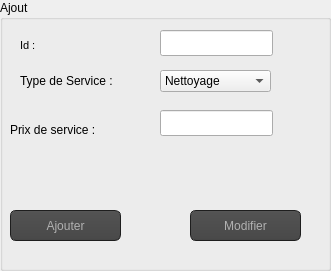
     <widget class="QGroupBox" name="groupBox_5">
      <property name="geometry">
       <rect>
        <x>10</x>
        <y>20</y>
        <width>331</width>
        <height>271</height>
       </rect>
      </property>
      <property name="title">
       <string>Ajout</string>
      </property>
      <widget class="QLabel" name="label_2">
       <property name="geometry">
        <rect>
         <x>20</x>
         <y>30</y>
         <width>141</width>
         <height>31</height>
        </rect>
       </property>
       <property name="font">
        <font>
         <family>MS Shell Dlg 2</family>
         <pointsize>8</pointsize>
         <italic>false</italic>
         <bold>false</bold>
        </font>
       </property>
       <property name="styleSheet">
        <string notr="true">font: 8pt &quot;MS Shell Dlg 2&quot;;</string>
       </property>
       <property name="text">
        <string>Id :</string>
       </property>
      </widget>
      <widget class="QLabel" name="label_3">
       <property name="geometry">
        <rect>
         <x>20</x>
         <y>70</y>
         <width>141</width>
         <height>21</height>
        </rect>
       </property>
       <property name="text">
        <string>Type de Service :</string>
       </property>
      </widget>
      <widget class="QPushButton" name="pb_modifier">
       <property name="geometry">
        <rect>
         <x>190</x>
         <y>210</y>
         <width>111</width>
         <height>31</height>
        </rect>
       </property>
       <property name="styleSheet">
        <string notr="true">QToolTip
{
     border: 1px solid black;
     background-color: #ffa02f;
     padding: 1px;
     border-radius: 3px;
     opacity: 100;
}

QWidget
{
    color: #b1b1b1;
    background-color: #323232;
}

QWidget:item:hover
{
    background-color: QLinearGradient( x1: 0, y1: 0, x2: 0, y2: 1, stop: 0 #ffa02f, stop: 1 #ca0619);
    color: #000000;
}

QWidget:item:selected
{
    background-color: QLinearGradient( x1: 0, y1: 0, x2: 0, y2: 1, stop: 0 #ffa02f, stop: 1 #d7801a);
}

QMenuBar::item
{
    background: transparent;
}

QMenuBar::item:selected
{
    background: transparent;
    border: 1px solid #ffaa00;
}

QMenuBar::item:pressed
{
    background: #444;
    border: 1px solid #000;
    background-color: QLinearGradient(
        x1:0, y1:0,
        x2:0, y2:1,
        stop:1 #212121,
        stop:0.4 #343434/*,
        stop:0.2 #343434,
        stop:0.1 #ffaa00*/
    );
    margin-bottom:-1px;
    padding-bottom:1px;
}

QMenu
{
    border: 1px solid #000;
}

QMenu::item
{
    padding: 2px 20px 2px 20px;
}

QMenu::item:selected
{
    color: #000000;
}

QWidget:disabled
{
    color: #404040;
    background-color: #323232;
}

QAbstractItemView
{
    background-color: QLinearGradient( x1: 0, y1: 0, x2: 0, y2: 1, stop: 0 #4d4d4d, stop: 0.1 #646464, stop: 1 #5d5d5d);
}

QWidget:focus
{
    /*border: 2px solid QLinearGradient( x1: 0, y1: 0, x2: 0, y2: 1, stop: 0 #ffa02f, stop: 1 #d7801a);*/
}

QLineEdit
{
    background-color: QLinearGradient( x1: 0, y1: 0, x2: 0, y2: 1, stop: 0 #4d4d4d, stop: 0 #646464, stop: 1 #5d5d5d);
    padding: 1px;
    border-style: solid;
    border: 1px solid #1e1e1e;
    border-radius: 5;
}

QPushButton
{
    color: #b1b1b1;
    background-color: QLinearGradient( x1: 0, y1: 0, x2: 0, y2: 1, stop: 0 #565656, stop: 0.1 #525252, stop: 0.5 #4e4e4e, stop: 0.9 #4a4a4a, stop: 1 #464646);
    border-width: 1px;
    border-color: #1e1e1e;
    border-style: solid;
    border-radius: 6;
    padding: 3px;
    font-size: 12px;
    padding-left: 5px;
    padding-right: 5px;
}

QPushButton:pressed
{
    background-color: QLinearGradient( x1: 0, y1: 0, x2: 0, y2: 1, stop: 0 #2d2d2d, stop: 0.1 #2b2b2b, stop: 0.5 #292929, stop: 0.9 #282828, stop: 1 #252525);
}

QComboBox
{
    selection-background-color: #ffaa00;
    background-color: QLinearGradient( x1: 0, y1: 0, x2: 0, y2: 1, stop: 0 #565656, stop: 0.1 #525252, stop: 0.5 #4e4e4e, stop: 0.9 #4a4a4a, stop: 1 #464646);
    border-style: solid;
    border: 1px solid #1e1e1e;
    border-radius: 5;
}

QComboBox:hover,QPushButton:hover
{
    border: 2px solid QLinearGradient( x1: 0, y1: 0, x2: 0, y2: 1, stop: 0 #ffa02f, stop: 1 #d7801a);
}


QComboBox:on
{
    padding-top: 3px;
    padding-left: 4px;
    background-color: QLinearGradient( x1: 0, y1: 0, x2: 0, y2: 1, stop: 0 #2d2d2d, stop: 0.1 #2b2b2b, stop: 0.5 #292929, stop: 0.9 #282828, stop: 1 #252525);
    selection-background-color: #ffaa00;
}

QComboBox QAbstractItemView
{
    border: 2px solid darkgray;
    selection-background-color: QLinearGradient( x1: 0, y1: 0, x2: 0, y2: 1, stop: 0 #ffa02f, stop: 1 #d7801a);
}

QComboBox::drop-down
{
     subcontrol-origin: padding;
     subcontrol-position: top right;
     width: 15px;

     border-left-width: 0px;
     border-left-color: darkgray;
     border-left-style: solid; /* just a single line */
     border-top-right-radius: 3px; /* same radius as the QComboBox */
     border-bottom-right-radius: 3px;
 }

QComboBox::down-arrow
{
     image: url(:/down_arrow.png);
}

QGroupBox:focus
{
border: 2px solid QLinearGradient( x1: 0, y1: 0, x2: 0, y2: 1, stop: 0 #ffa02f, stop: 1 #d7801a);
}

QTextEdit:focus
{
    border: 2px solid QLinearGradient( x1: 0, y1: 0, x2: 0, y2: 1, stop: 0 #ffa02f, stop: 1 #d7801a);
}

QScrollBar:horizontal {
     border: 1px solid #222222;
     background: QLinearGradient( x1: 0, y1: 0, x2: 0, y2: 1, stop: 0.0 #121212, stop: 0.2 #282828, stop: 1 #484848);
     height: 7px;
     margin: 0px 16px 0 16px;
}

QScrollBar::handle:horizontal
{
      background: QLinearGradient( x1: 0, y1: 0, x2: 1, y2: 0, stop: 0 #ffa02f, stop: 0.5 #d7801a, stop: 1 #ffa02f);
      min-height: 20px;
      border-radius: 2px;
}

QScrollBar::add-line:horizontal {
      border: 1px solid #1b1b19;
      border-radius: 2px;
      background: QLinearGradient( x1: 0, y1: 0, x2: 1, y2: 0, stop: 0 #ffa02f, stop: 1 #d7801a);
      width: 14px;
      subcontrol-position: right;
      subcontrol-origin: margin;
}

QScrollBar::sub-line:horizontal {
      border: 1px solid #1b1b19;
      border-radius: 2px;
      background: QLinearGradient( x1: 0, y1: 0, x2: 1, y2: 0, stop: 0 #ffa02f, stop: 1 #d7801a);
      width: 14px;
     subcontrol-position: left;
     subcontrol-origin: margin;
}

QScrollBar::right-arrow:horizontal, QScrollBar::left-arrow:horizontal
{
      border: 1px solid black;
      width: 1px;
      height: 1px;
      background: white;
}

QScrollBar::add-page:horizontal, QScrollBar::sub-page:horizontal
{
      background: none;
}

QScrollBar:vertical
{
      background: QLinearGradient( x1: 0, y1: 0, x2: 1, y2: 0, stop: 0.0 #121212, stop: 0.2 #282828, stop: 1 #484848);
      width: 7px;
      margin: 16px 0 16px 0;
      border: 1px solid #222222;
}

QScrollBar::handle:vertical
{
      background: QLinearGradient( x1: 0, y1: 0, x2: 0, y2: 1, stop: 0 #ffa02f, stop: 0.5 #d7801a, stop: 1 #ffa02f);
      min-height: 20px;
      border-radius: 2px;
}

QScrollBar::add-line:vertical
{
      border: 1px solid #1b1b19;
      border-radius: 2px;
      background: QLinearGradient( x1: 0, y1: 0, x2: 0, y2: 1, stop: 0 #ffa02f, stop: 1 #d7801a);
      height: 14px;
      subcontrol-position: bottom;
      subcontrol-origin: margin;
}

QScrollBar::sub-line:vertical
{
      border: 1px solid #1b1b19;
      border-radius: 2px;
      background: QLinearGradient( x1: 0, y1: 0, x2: 0, y2: 1, stop: 0 #d7801a, stop: 1 #ffa02f);
      height: 14px;
      subcontrol-position: top;
      subcontrol-origin: margin;
}

QScrollBar::up-arrow:vertical, QScrollBar::down-arrow:vertical
{
      border: 1px solid black;
      width: 1px;
      height: 1px;
      background: white;
}


QScrollBar::add-page:vertical, QScrollBar::sub-page:vertical
{
      background: none;
}

QTextEdit
{
    background-color: #242424;
}

QPlainTextEdit
{
    background-color: #242424;
}

QHeaderView::section
{
    background-color: QLinearGradient(x1:0, y1:0, x2:0, y2:1, stop:0 #616161, stop: 0.5 #505050, stop: 0.6 #434343, stop:1 #656565);
    color: white;
    padding-left: 4px;
    border: 1px solid #6c6c6c;
}

QCheckBox:disabled
{
color: #414141;
}

QDockWidget::title
{
    text-align: center;
    spacing: 3px; /* spacing between items in the tool bar */
    background-color: QLinearGradient(x1:0, y1:0, x2:0, y2:1, stop:0 #323232, stop: 0.5 #242424, stop:1 #323232);
}

QDockWidget::close-button, QDockWidget::float-button
{
    text-align: center;
    spacing: 1px; /* spacing between items in the tool bar */
    background-color: QLinearGradient(x1:0, y1:0, x2:0, y2:1, stop:0 #323232, stop: 0.5 #242424, stop:1 #323232);
}

QDockWidget::close-button:hover, QDockWidget::float-button:hover
{
    background: #242424;
}

QDockWidget::close-button:pressed, QDockWidget::float-button:pressed
{
    padding: 1px -1px -1px 1px;
}

QMainWindow::separator
{
    background-color: QLinearGradient(x1:0, y1:0, x2:0, y2:1, stop:0 #161616, stop: 0.5 #151515, stop: 0.6 #212121, stop:1 #343434);
    color: white;
    padding-left: 4px;
    border: 1px solid #4c4c4c;
    spacing: 3px; /* spacing between items in the tool bar */
}

QMainWindow::separator:hover
{

    background-color: QLinearGradient(x1:0, y1:0, x2:0, y2:1, stop:0 #d7801a, stop:0.5 #b56c17 stop:1 #ffa02f);
    color: white;
    padding-left: 4px;
    border: 1px solid #6c6c6c;
    spacing: 3px; /* spacing between items in the tool bar */
}

QToolBar::handle
{
     spacing: 3px; /* spacing between items in the tool bar */
     background: url(:/images/handle.png);
}

QMenu::separator
{
    height: 2px;
    background-color: QLinearGradient(x1:0, y1:0, x2:0, y2:1, stop:0 #161616, stop: 0.5 #151515, stop: 0.6 #212121, stop:1 #343434);
    color: white;
    padding-left: 4px;
    margin-left: 10px;
    margin-right: 5px;
}

QProgressBar
{
    border: 2px solid grey;
    border-radius: 5px;
    text-align: center;
}

QProgressBar::chunk
{
    background-color: #d7801a;
    width: 2.15px;
    margin: 0.5px;
}

QTabBar::tab {
    color: #b1b1b1;
    border: 1px solid #444;
    border-bottom-style: none;
    background-color: #323232;
    padding-left: 10px;
    padding-right: 10px;
    padding-top: 3px;
    padding-bottom: 2px;
    margin-right: -1px;
}

QTabWidget::pane {
    border: 1px solid #444;
    top: 1px;
}

QTabBar::tab:last
{
    margin-right: 0; /* the last selected tab has nothing to overlap with on the right */
    border-top-right-radius: 3px;
}

QTabBar::tab:first:!selected
{
 margin-left: 0px; /* the last selected tab has nothing to overlap with on the right */


    border-top-left-radius: 3px;
}

QTabBar::tab:!selected
{
    color: #b1b1b1;
    border-bottom-style: solid;
    margin-top: 3px;
    background-color: QLinearGradient(x1:0, y1:0, x2:0, y2:1, stop:1 #212121, stop:.4 #343434);
}

QTabBar::tab:selected
{
    border-top-left-radius: 3px;
    border-top-right-radius: 3px;
    margin-bottom: 0px;
}

QTabBar::tab:!selected:hover
{
    /*border-top: 2px solid #ffaa00;
    padding-bottom: 3px;*/
    border-top-left-radius: 3px;
    border-top-right-radius: 3px;
    background-color: QLinearGradient(x1:0, y1:0, x2:0, y2:1, stop:1 #212121, stop:0.4 #343434, stop:0.2 #343434, stop:0.1 #ffaa00);
}

QRadioButton::indicator:checked, QRadioButton::indicator:unchecked{
    color: #b1b1b1;
    background-color: #323232;
    border: 1px solid #b1b1b1;
    border-radius: 6px;
}

QRadioButton::indicator:checked
{
    background-color: qradialgradient(
        cx: 0.5, cy: 0.5,
        fx: 0.5, fy: 0.5,
        radius: 1.0,
        stop: 0.25 #ffaa00,
        stop: 0.3 #323232
    );
}

QCheckBox::indicator{
    color: #b1b1b1;
    background-color: #323232;
    border: 1px solid #b1b1b1;
    width: 9px;
    height: 9px;
}

QRadioButton::indicator
{
    border-radius: 6px;
}

QRadioButton::indicator:hover, QCheckBox::indicator:hover
{
    border: 1px solid #ffaa00;
}

QCheckBox::indicator:checked
{
    image:url(:/images/checkbox.png);
}

QCheckBox::indicator:disabled, QRadioButton::indicator:disabled
{
    border: 1px solid #444;
}</string>
       </property>
       <property name="text">
        <string>Modifier</string>
       </property>
      </widget>
      <widget class="QPushButton" name="pb_ajouter">
       <property name="geometry">
        <rect>
         <x>10</x>
         <y>210</y>
         <width>111</width>
         <height>31</height>
        </rect>
       </property>
       <property name="font">
        <font>
         <pointsize>-1</pointsize>
        </font>
       </property>
       <property name="styleSheet">
        <string notr="true">QToolTip
{
     border: 1px solid black;
     background-color: #ffa02f;
     padding: 1px;
     border-radius: 3px;
     opacity: 100;
}

QWidget
{
    color: #b1b1b1;
    background-color: #323232;
}

QWidget:item:hover
{
    background-color: QLinearGradient( x1: 0, y1: 0, x2: 0, y2: 1, stop: 0 #ffa02f, stop: 1 #ca0619);
    color: #000000;
}

QWidget:item:selected
{
    background-color: QLinearGradient( x1: 0, y1: 0, x2: 0, y2: 1, stop: 0 #ffa02f, stop: 1 #d7801a);
}

QMenuBar::item
{
    background: transparent;
}

QMenuBar::item:selected
{
    background: transparent;
    border: 1px solid #ffaa00;
}

QMenuBar::item:pressed
{
    background: #444;
    border: 1px solid #000;
    background-color: QLinearGradient(
        x1:0, y1:0,
        x2:0, y2:1,
        stop:1 #212121,
        stop:0.4 #343434/*,
        stop:0.2 #343434,
        stop:0.1 #ffaa00*/
    );
    margin-bottom:-1px;
    padding-bottom:1px;
}

QMenu
{
    border: 1px solid #000;
}

QMenu::item
{
    padding: 2px 20px 2px 20px;
}

QMenu::item:selected
{
    color: #000000;
}

QWidget:disabled
{
    color: #404040;
    background-color: #323232;
}

QAbstractItemView
{
    background-color: QLinearGradient( x1: 0, y1: 0, x2: 0, y2: 1, stop: 0 #4d4d4d, stop: 0.1 #646464, stop: 1 #5d5d5d);
}

QWidget:focus
{
    /*border: 2px solid QLinearGradient( x1: 0, y1: 0, x2: 0, y2: 1, stop: 0 #ffa02f, stop: 1 #d7801a);*/
}

QLineEdit
{
    background-color: QLinearGradient( x1: 0, y1: 0, x2: 0, y2: 1, stop: 0 #4d4d4d, stop: 0 #646464, stop: 1 #5d5d5d);
    padding: 1px;
    border-style: solid;
    border: 1px solid #1e1e1e;
    border-radius: 5;
}

QPushButton
{
    color: #b1b1b1;
    background-color: QLinearGradient( x1: 0, y1: 0, x2: 0, y2: 1, stop: 0 #565656, stop: 0.1 #525252, stop: 0.5 #4e4e4e, stop: 0.9 #4a4a4a, stop: 1 #464646);
    border-width: 1px;
    border-color: #1e1e1e;
    border-style: solid;
    border-radius: 6;
    padding: 3px;
    font-size: 12px;
    padding-left: 5px;
    padding-right: 5px;
}

QPushButton:pressed
{
    background-color: QLinearGradient( x1: 0, y1: 0, x2: 0, y2: 1, stop: 0 #2d2d2d, stop: 0.1 #2b2b2b, stop: 0.5 #292929, stop: 0.9 #282828, stop: 1 #252525);
}

QComboBox
{
    selection-background-color: #ffaa00;
    background-color: QLinearGradient( x1: 0, y1: 0, x2: 0, y2: 1, stop: 0 #565656, stop: 0.1 #525252, stop: 0.5 #4e4e4e, stop: 0.9 #4a4a4a, stop: 1 #464646);
    border-style: solid;
    border: 1px solid #1e1e1e;
    border-radius: 5;
}

QComboBox:hover,QPushButton:hover
{
    border: 2px solid QLinearGradient( x1: 0, y1: 0, x2: 0, y2: 1, stop: 0 #ffa02f, stop: 1 #d7801a);
}


QComboBox:on
{
    padding-top: 3px;
    padding-left: 4px;
    background-color: QLinearGradient( x1: 0, y1: 0, x2: 0, y2: 1, stop: 0 #2d2d2d, stop: 0.1 #2b2b2b, stop: 0.5 #292929, stop: 0.9 #282828, stop: 1 #252525);
    selection-background-color: #ffaa00;
}

QComboBox QAbstractItemView
{
    border: 2px solid darkgray;
    selection-background-color: QLinearGradient( x1: 0, y1: 0, x2: 0, y2: 1, stop: 0 #ffa02f, stop: 1 #d7801a);
}

QComboBox::drop-down
{
     subcontrol-origin: padding;
     subcontrol-position: top right;
     width: 15px;

     border-left-width: 0px;
     border-left-color: darkgray;
     border-left-style: solid; /* just a single line */
     border-top-right-radius: 3px; /* same radius as the QComboBox */
     border-bottom-right-radius: 3px;
 }

QComboBox::down-arrow
{
     image: url(:/down_arrow.png);
}

QGroupBox:focus
{
border: 2px solid QLinearGradient( x1: 0, y1: 0, x2: 0, y2: 1, stop: 0 #ffa02f, stop: 1 #d7801a);
}

QTextEdit:focus
{
    border: 2px solid QLinearGradient( x1: 0, y1: 0, x2: 0, y2: 1, stop: 0 #ffa02f, stop: 1 #d7801a);
}

QScrollBar:horizontal {
     border: 1px solid #222222;
     background: QLinearGradient( x1: 0, y1: 0, x2: 0, y2: 1, stop: 0.0 #121212, stop: 0.2 #282828, stop: 1 #484848);
     height: 7px;
     margin: 0px 16px 0 16px;
}

QScrollBar::handle:horizontal
{
      background: QLinearGradient( x1: 0, y1: 0, x2: 1, y2: 0, stop: 0 #ffa02f, stop: 0.5 #d7801a, stop: 1 #ffa02f);
      min-height: 20px;
      border-radius: 2px;
}

QScrollBar::add-line:horizontal {
      border: 1px solid #1b1b19;
      border-radius: 2px;
      background: QLinearGradient( x1: 0, y1: 0, x2: 1, y2: 0, stop: 0 #ffa02f, stop: 1 #d7801a);
      width: 14px;
      subcontrol-position: right;
      subcontrol-origin: margin;
}

QScrollBar::sub-line:horizontal {
      border: 1px solid #1b1b19;
      border-radius: 2px;
      background: QLinearGradient( x1: 0, y1: 0, x2: 1, y2: 0, stop: 0 #ffa02f, stop: 1 #d7801a);
      width: 14px;
     subcontrol-position: left;
     subcontrol-origin: margin;
}

QScrollBar::right-arrow:horizontal, QScrollBar::left-arrow:horizontal
{
      border: 1px solid black;
      width: 1px;
      height: 1px;
      background: white;
}

QScrollBar::add-page:horizontal, QScrollBar::sub-page:horizontal
{
      background: none;
}

QScrollBar:vertical
{
      background: QLinearGradient( x1: 0, y1: 0, x2: 1, y2: 0, stop: 0.0 #121212, stop: 0.2 #282828, stop: 1 #484848);
      width: 7px;
      margin: 16px 0 16px 0;
      border: 1px solid #222222;
}

QScrollBar::handle:vertical
{
      background: QLinearGradient( x1: 0, y1: 0, x2: 0, y2: 1, stop: 0 #ffa02f, stop: 0.5 #d7801a, stop: 1 #ffa02f);
      min-height: 20px;
      border-radius: 2px;
}

QScrollBar::add-line:vertical
{
      border: 1px solid #1b1b19;
      border-radius: 2px;
      background: QLinearGradient( x1: 0, y1: 0, x2: 0, y2: 1, stop: 0 #ffa02f, stop: 1 #d7801a);
      height: 14px;
      subcontrol-position: bottom;
      subcontrol-origin: margin;
}

QScrollBar::sub-line:vertical
{
      border: 1px solid #1b1b19;
      border-radius: 2px;
      background: QLinearGradient( x1: 0, y1: 0, x2: 0, y2: 1, stop: 0 #d7801a, stop: 1 #ffa02f);
      height: 14px;
      subcontrol-position: top;
      subcontrol-origin: margin;
}

QScrollBar::up-arrow:vertical, QScrollBar::down-arrow:vertical
{
      border: 1px solid black;
      width: 1px;
      height: 1px;
      background: white;
}


QScrollBar::add-page:vertical, QScrollBar::sub-page:vertical
{
      background: none;
}

QTextEdit
{
    background-color: #242424;
}

QPlainTextEdit
{
    background-color: #242424;
}

QHeaderView::section
{
    background-color: QLinearGradient(x1:0, y1:0, x2:0, y2:1, stop:0 #616161, stop: 0.5 #505050, stop: 0.6 #434343, stop:1 #656565);
    color: white;
    padding-left: 4px;
    border: 1px solid #6c6c6c;
}

QCheckBox:disabled
{
color: #414141;
}

QDockWidget::title
{
    text-align: center;
    spacing: 3px; /* spacing between items in the tool bar */
    background-color: QLinearGradient(x1:0, y1:0, x2:0, y2:1, stop:0 #323232, stop: 0.5 #242424, stop:1 #323232);
}

QDockWidget::close-button, QDockWidget::float-button
{
    text-align: center;
    spacing: 1px; /* spacing between items in the tool bar */
    background-color: QLinearGradient(x1:0, y1:0, x2:0, y2:1, stop:0 #323232, stop: 0.5 #242424, stop:1 #323232);
}

QDockWidget::close-button:hover, QDockWidget::float-button:hover
{
    background: #242424;
}

QDockWidget::close-button:pressed, QDockWidget::float-button:pressed
{
    padding: 1px -1px -1px 1px;
}

QMainWindow::separator
{
    background-color: QLinearGradient(x1:0, y1:0, x2:0, y2:1, stop:0 #161616, stop: 0.5 #151515, stop: 0.6 #212121, stop:1 #343434);
    color: white;
    padding-left: 4px;
    border: 1px solid #4c4c4c;
    spacing: 3px; /* spacing between items in the tool bar */
}

QMainWindow::separator:hover
{

    background-color: QLinearGradient(x1:0, y1:0, x2:0, y2:1, stop:0 #d7801a, stop:0.5 #b56c17 stop:1 #ffa02f);
    color: white;
    padding-left: 4px;
    border: 1px solid #6c6c6c;
    spacing: 3px; /* spacing between items in the tool bar */
}

QToolBar::handle
{
     spacing: 3px; /* spacing between items in the tool bar */
     background: url(:/images/handle.png);
}

QMenu::separator
{
    height: 2px;
    background-color: QLinearGradient(x1:0, y1:0, x2:0, y2:1, stop:0 #161616, stop: 0.5 #151515, stop: 0.6 #212121, stop:1 #343434);
    color: white;
    padding-left: 4px;
    margin-left: 10px;
    margin-right: 5px;
}

QProgressBar
{
    border: 2px solid grey;
    border-radius: 5px;
    text-align: center;
}

QProgressBar::chunk
{
    background-color: #d7801a;
    width: 2.15px;
    margin: 0.5px;
}

QTabBar::tab {
    color: #b1b1b1;
    border: 1px solid #444;
    border-bottom-style: none;
    background-color: #323232;
    padding-left: 10px;
    padding-right: 10px;
    padding-top: 3px;
    padding-bottom: 2px;
    margin-right: -1px;
}

QTabWidget::pane {
    border: 1px solid #444;
    top: 1px;
}

QTabBar::tab:last
{
    margin-right: 0; /* the last selected tab has nothing to overlap with on the right */
    border-top-right-radius: 3px;
}

QTabBar::tab:first:!selected
{
 margin-left: 0px; /* the last selected tab has nothing to overlap with on the right */


    border-top-left-radius: 3px;
}

QTabBar::tab:!selected
{
    color: #b1b1b1;
    border-bottom-style: solid;
    margin-top: 3px;
    background-color: QLinearGradient(x1:0, y1:0, x2:0, y2:1, stop:1 #212121, stop:.4 #343434);
}

QTabBar::tab:selected
{
    border-top-left-radius: 3px;
    border-top-right-radius: 3px;
    margin-bottom: 0px;
}

QTabBar::tab:!selected:hover
{
    /*border-top: 2px solid #ffaa00;
    padding-bottom: 3px;*/
    border-top-left-radius: 3px;
    border-top-right-radius: 3px;
    background-color: QLinearGradient(x1:0, y1:0, x2:0, y2:1, stop:1 #212121, stop:0.4 #343434, stop:0.2 #343434, stop:0.1 #ffaa00);
}

QRadioButton::indicator:checked, QRadioButton::indicator:unchecked{
    color: #b1b1b1;
    background-color: #323232;
    border: 1px solid #b1b1b1;
    border-radius: 6px;
}

QRadioButton::indicator:checked
{
    background-color: qradialgradient(
        cx: 0.5, cy: 0.5,
        fx: 0.5, fy: 0.5,
        radius: 1.0,
        stop: 0.25 #ffaa00,
        stop: 0.3 #323232
    );
}

QCheckBox::indicator{
    color: #b1b1b1;
    background-color: #323232;
    border: 1px solid #b1b1b1;
    width: 9px;
    height: 9px;
}

QRadioButton::indicator
{
    border-radius: 6px;
}

QRadioButton::indicator:hover, QCheckBox::indicator:hover
{
    border: 1px solid #ffaa00;
}

QCheckBox::indicator:checked
{
    image:url(:/images/checkbox.png);
}

QCheckBox::indicator:disabled, QRadioButton::indicator:disabled
{
    border: 1px solid #444;
}</string>
       </property>
       <property name="text">
        <string>Ajouter</string>
       </property>
      </widget>
      <widget class="QLabel" name="label_6">
       <property name="geometry">
        <rect>
         <x>10</x>
         <y>120</y>
         <width>121</width>
         <height>20</height>
        </rect>
       </property>
       <property name="text">
        <string>Prix de service :</string>
       </property>
      </widget>
      <widget class="QLineEdit" name="lineEdit">
       <property name="geometry">
        <rect>
         <x>160</x>
         <y>30</y>
         <width>113</width>
         <height>26</height>
        </rect>
       </property>
       <property name="text">
        <string/>
       </property>
      </widget>
      <widget class="QFontComboBox" name="fontComboBox">
       <property name="geometry">
        <rect>
         <x>-70</x>
         <y>400</y>
         <width>259</width>
         <height>26</height>
        </rect>
       </property>
      </widget>
      <widget class="QLineEdit" name="lineEdit_3">
       <property name="geometry">
        <rect>
         <x>160</x>
         <y>110</y>
         <width>113</width>
         <height>26</height>
        </rect>
       </property>
       <property name="text">
        <string/>
       </property>
      </widget>
      <widget class="QComboBox" name="lineEdit_2">
       <property name="geometry">
        <rect>
         <x>160</x>
         <y>70</y>
         <width>111</width>
         <height>22</height>
        </rect>
       </property>
       <item>
        <property name="text">
         <string>Nettoyage</string>
        </property>
       </item>
       <item>
        <property name="text">
         <string>Restaurant</string>
        </property>
       </item>
       <item>
        <property name="text">
         <string>Piscine</string>
        </property>
       </item>
       <item>
        <property name="text">
         <string>Ascenseurs</string>
        </property>
       </item>
      </widget>
     </widget>
